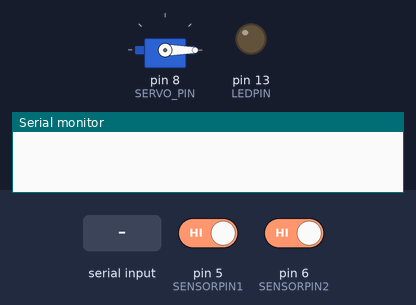
The sketch below on a simulated Arduino Uno, built with avr-gcc and run on an emulated ATmega328P. Parts: servo, output pins drawn as LEDs (lit = HIGH), the last lines printed to the serial monitor. The test bench sets the inputs (shaded band); at power-on: pin 5 (SENSORPIN1) HIGH, pin 6 (SENSORPIN2) HIGH.

Above: at 1.2 s.
1.3 s: "1\n" received over Serial
At 2.1 s:
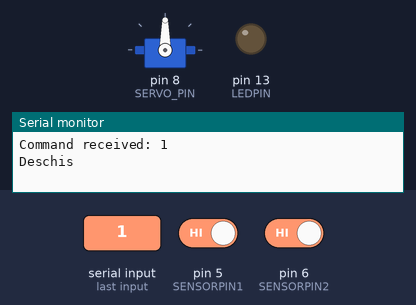
2.9 s: "1\n" received over the second serial link
Timing chart, 0 to 5.9 s (numbered marks = the images above; inputs shaded):
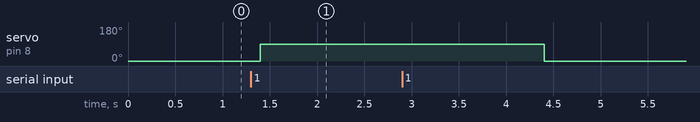

Measured:
- after the input at 1.3 s, servo on pin 8 (SERVO_PIN): 0° → 90° after 0.10 s

The sketch:

MainArduino.ino
```cpp
#include <Servo.h>
#include <SoftwareSerial.h>

#define LEDPIN 13
#define SENSORPIN1 5
#define SENSORPIN2 6
#define SERVO_PIN 8

Servo servoMotor;
SoftwareSerial bluetoothSerial(0, 1);

int sensorState1 = 0;
int sensorState2 = 0;

String bluetoothInput = "";
String usbInput = "";

bool isOpen = false;
unsigned long openTime = 0;
const unsigned long openDuration = 3000;

void setup() {
  pinMode(LEDPIN, OUTPUT);
  pinMode(SENSORPIN1, INPUT);
  pinMode(SENSORPIN2, INPUT);
  digitalWrite(SENSORPIN1, HIGH);
  digitalWrite(SENSORPIN2, HIGH);

  servoMotor.attach(SERVO_PIN);
  servoMotor.write(0);

  Serial.begin(9600);
  bluetoothSerial.begin(9600);
}

void loop() {
  sensorState1 = digitalRead(SENSORPIN1);
  sensorState2 = digitalRead(SENSORPIN2);

  String receivedString = "";

  while (bluetoothSerial.available() > 0) {
    char c = bluetoothSerial.read();

    if (c == '\n') {
      Serial.println(receivedString);

      receivedString = "";
    }
    else {
      receivedString += c;
    }
  }

  while (Serial.available() > 0) {
    char c = Serial.read();
    if (c == '\n') {
      if (usbInput == "1") {
        Serial.println("Command received: 1");
        Serial.println("Deschis");
        servoMotor.write(90);
        isOpen = true;
        openTime = millis();
      }
      usbInput = "";
    } else {
      usbInput += c;
    }
  }


  if (isOpen && millis() - openTime >= openDuration) {

    sensorState1 = digitalRead(SENSORPIN1);

    sensorState2 = digitalRead(SENSORPIN2);


    if (sensorState1 && sensorState2) {

      Serial.println("Inchis");
      servoMotor.write(0);
      isOpen = false;
    } else {

      openTime = millis();
    }
  }

  delay(100);
}
```
